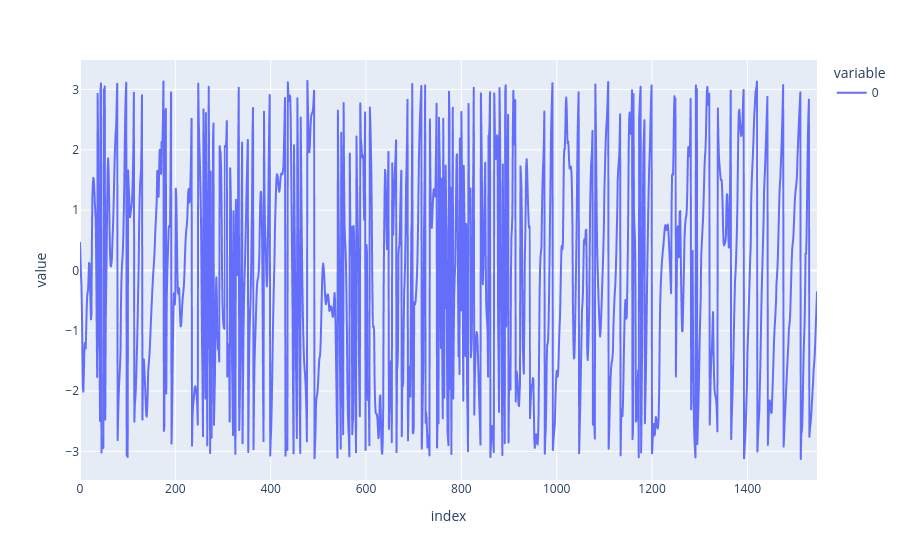

Notebook cell for this chart:
### Code cell
yaws = [result.atPose3(X(i)).rotation().yaw() for i in range(len(optimized_poses))]
px.line(yaws)

### Figure 1 — Plotly figure (JSON) as saved in the notebook; plotly's stock layout.template omitted (floating-point values rounded to 4 significant figures; data arrays with more than 128 entries replaced by an {"elided": "..."} marker saying what was removed)
{"data": [{"hovertemplate": "variable=0<br>index=%{x}<br>value=%{y}<extra></extra>", "legendgroup": "0", "line": {"color": "#636efa", "dash": "solid"}, "marker": {"symbol": "circle"}, "mode": "lines", "name": "0", "showlegend": true, "type": "scattergl", "x": {"elided": "1547 int values"}, "xaxis": "x", "y": {"elided": "1547 float values"}, "yaxis": "y"}], "layout": {"legend": {"title": {"text": "variable"}, "tracegroupgap": 0}, "margin": {"t": 60}, "xaxis": {"anchor": "y", "domain": [0, 1], "title": {"text": "index"}}, "yaxis": {"anchor": "x", "domain": [0, 1], "title": {"text": "value"}}}}
